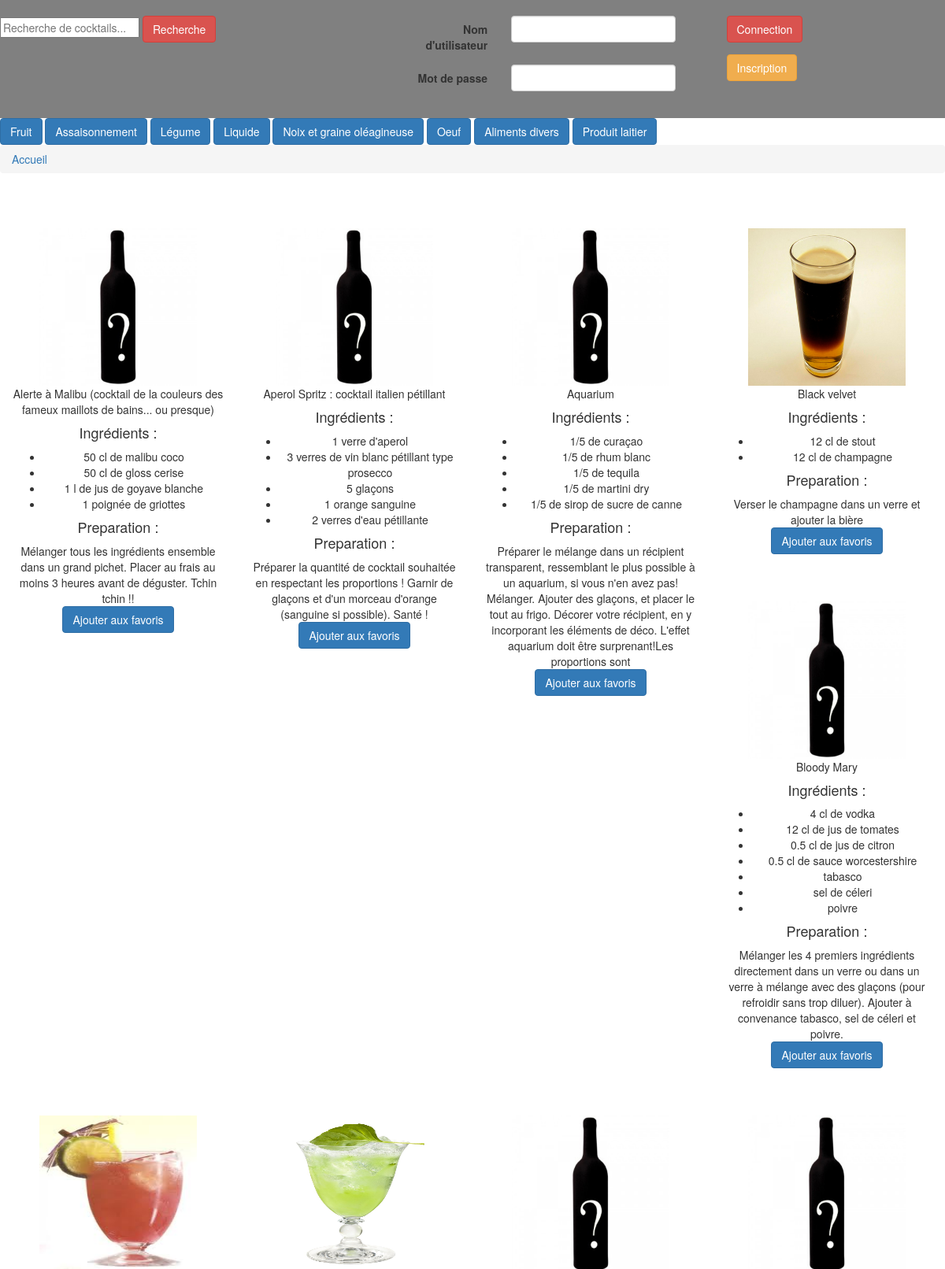
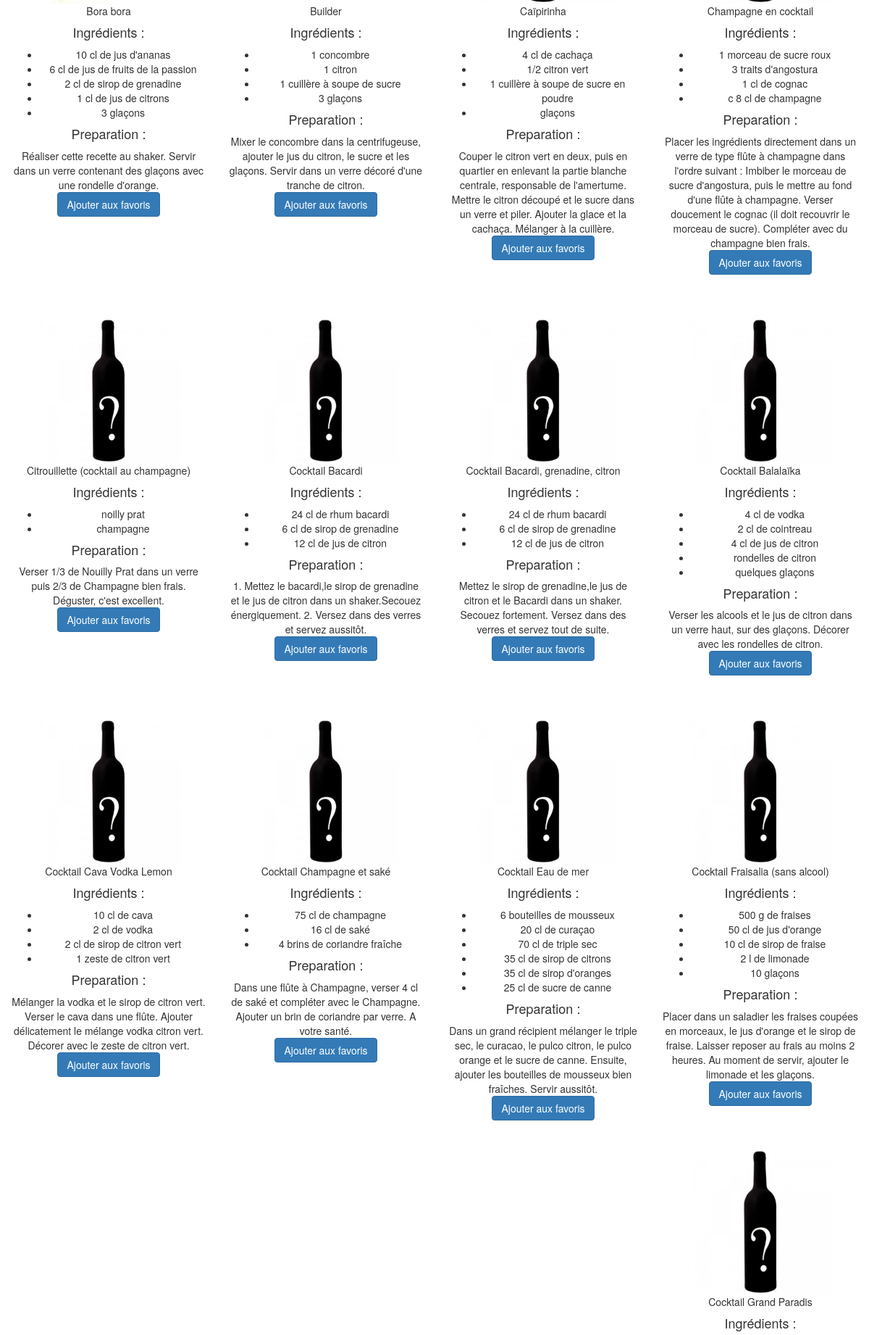
The page / (upper part) on the database its author committed (2 pictures, top to bottom).
### tables this page shows
CREATE TABLE IF NOT EXISTS `recettes` (
  `no_recette` int(11) NOT NULL AUTO_INCREMENT,
  `titre` varchar(100) NOT NULL,
  `ingredients` varchar(300) NOT NULL,
  `preparation` varchar(300) NOT NULL,
  `ind` varchar(300) NOT NULL,
  PRIMARY KEY (`no_recette`)
);

### fonctions.php (the view, shortened to what this page needs)
<?php
function afficherSousCateg($parent, $hierarchie){
    $categorieAAfficher = [];
    $html="";
    foreach($hierarchie as $categorie=>$details){
        if(!isset($categorieAAfficher[$categorie])){
            if(isset($details['super-categorie'])){
                foreach($details['super-categorie'] as $sc){
                    if($sc==$parent){
                        $categorieAAfficher[$categorie]=$categorie;
                        $html.='
                                <a class="categorie" href="?elt='.htmlspecialchars($categorie).'"><button class="btn btn-primary">'.$categorie.'</button></a>';
                    }
                }
            }
        }
    }
    return $html;
}
function getRacine($hierarchie){
    foreach($hierarchie as $ingredient=>$details){
        if(!isset($details['super-categorie'])) return $ingredient;
    }
}
function afficherAllCocktails($Recettes){
    $html = "";
    $dir_nom = 'Photos';
    $dir = opendir($dir_nom) or die('Erreur de listage : le répertoire n\'existe pas');
    $fichier = array();
    while($element = readdir($dir)) {
        if($element != '.' && $element != '..' && stristr($element,".jpg")) {
            if (!is_dir($dir_nom.'/'.$element)) {$fichier[] = $element;}
        }
    }
    $imgDefaut = "cocktail.jpg";
    $txtDefaut = "Image par défaut";
    $nom_cocktail = [];
    for($i=0;$i<sizeof($fichier);$i++){
        $nom_cocktail[$i] = $fichier[$i];
        $nom_cocktail[$i] = str_replace(".jpg", "", $nom_cocktail[$i]);
        $nom_cocktail[$i] = str_replace("_", " ", $nom_cocktail[$i]);
    }
    for($i = 0 ; $i<count($Recettes) ; $i++){
        $titre[$i] = $Recettes[$i]['titre'];
        $preparation[$i] = $Recettes[$i]['preparation'];
        $ingredients = explode("|", $Recettes[$i]['ingredients']);
        $ajouterFavoris = '$.post(\'ajouterFavoris.php\',{
            fav: \''.$titre[$i].'\'
        });
        this.innerHTML=\'Ajouté !\'';
        $retirerFavoris = '$.post(\'retirerFavoris.php\',{
            fav: \''.$titre[$i].'\'
        });
        this.innerHTML=\'Supprimé !\'';
        $html .= '
        <div class="col-lg-3">
                    <div class="cocktail">
                        <figure>
                            <img src="Photos/';
                            if(in_array($titre[$i], $nom_cocktail)) $html .= ''.$fichier[array_search($titre[$i], $nom_cocktail)].''; else $html .= ''.$imgDefaut.'';
                            $html .='"
                            alt="';
                            if(in_array($titre[$i], $nom_cocktail)) $html .= ''.$nom_cocktail[array_search($titre[$i], $nom_cocktail)].''; else $html .= ''.$txtDefaut.'';
                            $html .= '"/>
                            <figcaption>'.$titre[$i].'</figcaption>
                        </figure>
                        <h4>Ingrédients :</h4>
                        <ul>';for($j=0;$j<count($ingredients);$j++) $html .= '<li>'.$ingredients[$j].'</li>';
                    $html .= '</ul>
                    <h4>Preparation :</h4>'.$preparation[$i].'</br>';
                    if(!estFavoris($titre[$i])) {
                        $html.='
                        <p><button class="btn btn-primary" onclick="'.$ajouterFavoris.'"> Ajouter aux favoris</button></p>';
                    }
                    else $html.='
                        <p><button class="btn btn-primary" onclick="'.$retirerFavoris.'"> Retirer des favoris</button></p>';
                    $html .= '</div>
        </div>';
    }
    return $html;
}
function getTousLesCocktails(){
    include("connection_bdd.php");
    $result = [];
    $query = "SELECT titre, ingredients, preparation
                FROM recettes";
    $statement = $connexion->prepare($query);
    $statement->execute();
    $i = 0;
    while ($donnees = $statement->fetch())
    {
        $result[$i]['titre'] = $donnees['titre'];
        $result[$i]['ingredients'] = $donnees['ingredients'];
        $result[$i]['preparation'] = $donnees['preparation'];
        $i++;
    }
    return $result;
}
function normaliser($chaine){
    $a_garder ='A-Za-z\s()0-9ÀÁÂÃÄÅàáâãäåÒÓÔÕÖØòóôõöøÈÉÊËèéêëÇçÌÍÎÏìíîïÙÚÛÜùúûüÿÑñ:...,-';
    $cocktail = preg_replace('/[^'.$a_garder.']/', '', $chaine);
    return $cocktail;
}
function estFavoris($cocktail){
    include("connection_bdd.php");
    if(isset($_SESSION["no_util"])) {
        $utilisateur = $_SESSION["no_util"];
        $no_recette = getNoRecetteAPartirDuTitre($cocktail);
        $query2 = "SELECT no_util
                    FROM recettes_preferees
                    WHERE no_util = :utilisateur
                    AND no_recette = :cocktail";
        $statement = $connexion->prepare($query2);
        $statement->bindValue(":utilisateur", $utilisateur, PDO::PARAM_STR);
        $statement->bindValue(":cocktail", $no_recette, PDO::PARAM_STR);
        $statement->execute();
        if($statement->fetch()) return true;
        else return false;
    }
    else {
        $no_recette = getNoRecetteAPartirDuTitre($cocktail);
        if(isset($_COOKIE['fav'][normaliser($no_recette)])) return true;
        else return false;
    }
}
function getNoRecetteAPartirDuTitre($titre){
    include("connection_bdd.php");
    $query = "SELECT no_recette
                        FROM recettes
                        WHERE titre LIKE CONCAT('%', :cocktail, '%')";
    $statement = $connexion->prepare($query);
    $statement->bindValue(":cocktail", $titre, PDO::PARAM_STR);
    $statement->execute();
    $titre = $statement->fetchColumn();
    return $titre;
}
?>

### index.php (shortened to what this page needs)
<!DOCTYPE html>
<html>
<head>
	<link rel="stylesheet" type="text/css" href="global.css">
	<link rel="stylesheet" href="https://maxcdn.bootstrapcdn.com/bootstrap/3.3.7/css/bootstrap.min.css">
</head>
<body>
<?php
	$html = "";
	if(isset($_SESSION['nom'])) include("banniereco.php");
	else include("banniere.php");
	include("Donnees.inc.php");
	if(isset($_GET['elt']))	{
		$filAriane = getTabAriane($_GET['elt'], []);
		$html .= afficherSousCateg($_GET['elt'], $Hierarchie).'
		<ol class="breadcrumb" >
			<li><a href="index.php">Accueil</a></li>';
			foreach($filAriane as $element){
				$html .= '<li><a href="?elt='.htmlspecialchars($element).'">'. $element.'</a></li>';
			}
		$html .= '</ol>'.afficherAllCocktails(getInfosRecettes(getNoRecettes($_GET['elt'])));
	}
	else {
		$html .= afficherSousCateg(getRacine($Hierarchie), $Hierarchie).'
		<ol class="breadcrumb" >
			<li><a href="index.php">Accueil</a></li>
		</ol>'.afficherAllCocktails(getTousLesCocktails());
	}
	echo $html;
?>
</body>
</html>

### Banniere.php (shortened to what this page needs)
<div class="row">
        <div id="banniere">
                <br/>
                <div class="col-xs-3">
                    <div class="padd40">
                    <form action="" method="post">
                        <input type="text" name="recherche" id="recherche" placeholder="Recherche de cocktails..." required=""/>
                        <input id="search" class="btn btn-danger" type="submit" value="Recherche"/>
                    </form>
                    </div>
                </div>
                <form action="#" method="post" class="form-horizontal">
                    <div class="col-xs-offset-2 col-xs-4">
                    <div class="padd20">
                        <div class="form-group">
                            <label class="col-md-4 control-label" for="ndcco">Nom d'utilisateur</label>
                            <div class="col-md-7">
                                <input id="ndcco" name="ndcco" placeholder="" class="form-control input-md" required="" type="text">
                            </div>
                        </div>
                    </div>
                        <div class="form-group">
                            <label class="col-md-4 control-label" for="mdpco">Mot de passe</label>
                            <div class="col-md-7">
                                <input id="mdpco" name="mdpco" placeholder="" class="form-control input-md" required="" type="password"/>
                            </div>
                        </div>
                    </div>
                    <div class="col-xs-1">
                        <input id="connect" type="submit" class="btn btn-danger" value="Connection"/>
                </form>
                        <a href="inscription.php" class="btn btn-warning">Inscription</a>
                    </div>
                </div>
<?php
    include ("fonctions.php");
?>

### global.css (style rules this page uses)
.cocktail { text-align: center; margin-top: 50px; }
.cocktail img { height: 200px; width: 200px; }
#banniere { background-color: grey; height:150px; top: 0; }
#connect { margin-bottom: 15px; }

### rows shown on the page
recettes: ingredients "50 cl de malibu coco", ingredients "50 cl de gloss cerise", ingredients "1 l de jus de goyave blanche", ingredients "1 poignée de griottes"
recettes: ingredients "1 verre d'aperol", ingredients "3 verres de vin blanc pétillant type prosecco", ingredients "5 glaçons", ingredients "1 orange sanguine", ingredients "2 verres d'eau pétillante"
recettes: ingredients "1/5 de curaçao", ingredients "1/5 de rhum blanc", ingredients "1/5 de tequila", ingredients "1/5 de martini dry", ingredients "1/5 de sirop de sucre de canne"
recettes: ingredients "12 cl de stout", ingredients "12 cl de champagne"
recettes: ingredients "4 cl de vodka", ingredients "12 cl de jus de tomates", ingredients "0.5 cl de jus de citron", ingredients "0.5 cl de sauce worcestershire", ingredients "tabasco", ingredients "sel de céleri", ingredients "poivre"
recettes: ingredients "10 cl de jus d'ananas", ingredients "6 cl de jus de fruits de la passion", ingredients "2 cl de sirop de grenadine", ingredients "1 cl de jus de citrons", ingredients "3 glaçons"
recettes: ingredients "1 concombre", ingredients "1 citron", ingredients "1 cuillère à soupe de sucre", ingredients "3 glaçons"
recettes: ingredients "4 cl de cachaça", ingredients "1/2 citron vert", ingredients "1 cuillère à soupe de sucre en poudre", ingredients "glaçons"
recettes: ingredients "1 morceau de sucre roux", ingredients "3 traits d'angostura", ingredients "1 cl de cognac", ingredients "c 8 cl de champagne"
recettes: ingredients "noilly prat", ingredients "champagne"
recettes: ingredients "24 cl de rhum bacardi", ingredients "6 cl de sirop de grenadine", ingredients "12 cl de jus de citron"
recettes: ingredients "24 cl de rhum bacardi", ingredients "6 cl de sirop de grenadine", ingredients "12 cl de jus de citron"
recettes: ingredients "4 cl de vodka", ingredients "2 cl de cointreau", ingredients "4 cl de jus de citron", ingredients "rondelles de citron", ingredients "quelques glaçons"
recettes: ingredients "10 cl de cava", ingredients "2 cl de vodka", ingredients "2 cl de sirop de citron vert", ingredients "1 zeste de citron vert"
recettes: ingredients "75 cl de champagne", ingredients "16 cl de saké", ingredients "4 brins de coriandre fraîche"
recettes: ingredients "6 bouteilles de mousseux", ingredients "20 cl de curaçao", ingredients "70 cl de triple sec", ingredients "35 cl de sirop de citrons", ingredients "35 cl de sirop d'oranges", ingredients "25 cl de sucre de canne"
recettes: ingredients "500 g de fraises", ingredients "50 cl de jus d'orange", ingredients "10 cl de sirop de fraise", ingredients "2 l de limonade", ingredients "10 glaçons"

### other values the page prints
$categorie "Fruit"
$categorie "Assaisonnement"
$categorie "Légume"
$categorie "Liquide"
$categorie "Noix et graine oléagineuse"
$categorie "Oeuf"
$categorie "Aliments divers"
$categorie "Produit laitier"
$titre[$i] "Alerte à Malibu (cocktail de la couleurs des fameux maillots de bains... ou presque)"
$preparation[$i] "Mélanger tous les ingrédients ensemble dans un grand pichet. Placer au frais au moins 3 heures avant de déguster. Tchin tchin !!"
$titre[$i] "Aperol Spritz : cocktail italien pétillant"
$preparation[$i] "Préparer la quantité de cocktail souhaitée en respectant les proportions ! Garnir de glaçons et d'un morceau d'orange (sanguine si possible). Santé !"
$titre[$i] "Aquarium"
$titre[$i] "Black velvet"
$preparation[$i] "Verser le champagne dans un verre et ajouter la bière"
